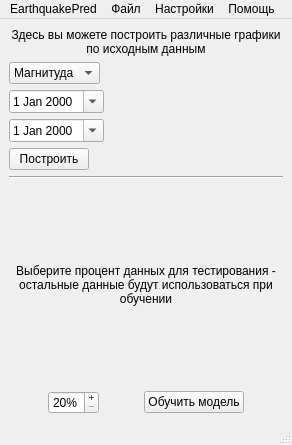
<?xml version="1.0" encoding="UTF-8"?>
<ui version="4.0">
 <class>MainWindow</class>
 <widget class="QMainWindow" name="MainWindow">
  <property name="geometry">
   <rect>
    <x>0</x>
    <y>0</y>
    <width>292</width>
    <height>445</height>
   </rect>
  </property>
  <property name="windowTitle">
   <string>Исходные данные</string>
  </property>
  <widget class="QWidget" name="centralwidget">
   <layout class="QVBoxLayout" name="verticalLayout">
    <item>
     <widget class="QLabel" name="label">
      <property name="sizePolicy">
       <sizepolicy hsizetype="Preferred" vsizetype="Fixed">
        <horstretch>0</horstretch>
        <verstretch>0</verstretch>
       </sizepolicy>
      </property>
      <property name="font">
       <font>
        <kerning>true</kerning>
       </font>
      </property>
      <property name="text">
       <string>Здесь вы можете построить различные графики по исходным данным</string>
      </property>
      <property name="scaledContents">
       <bool>true</bool>
      </property>
      <property name="alignment">
       <set>Qt::AlignHCenter|Qt::AlignTop</set>
      </property>
      <property name="wordWrap">
       <bool>true</bool>
      </property>
     </widget>
    </item>
    <item>
     <widget class="QComboBox" name="plotCombo">
      <property name="sizePolicy">
       <sizepolicy hsizetype="Fixed" vsizetype="Fixed">
        <horstretch>0</horstretch>
        <verstretch>0</verstretch>
       </sizepolicy>
      </property>
      <item>
       <property name="text">
        <string>Магнитуда</string>
       </property>
      </item>
      <item>
       <property name="text">
        <string>Глубина</string>
       </property>
      </item>
     </widget>
    </item>
    <item>
     <widget class="QDateEdit" name="dateEdit_2">
      <property name="sizePolicy">
       <sizepolicy hsizetype="Fixed" vsizetype="Fixed">
        <horstretch>0</horstretch>
        <verstretch>0</verstretch>
       </sizepolicy>
      </property>
      <property name="buttonSymbols">
       <enum>QAbstractSpinBox::UpDownArrows</enum>
      </property>
      <property name="calendarPopup">
       <bool>true</bool>
      </property>
     </widget>
    </item>
    <item>
     <widget class="QDateEdit" name="dateEdit">
      <property name="sizePolicy">
       <sizepolicy hsizetype="Fixed" vsizetype="Fixed">
        <horstretch>0</horstretch>
        <verstretch>0</verstretch>
       </sizepolicy>
      </property>
      <property name="calendarPopup">
       <bool>true</bool>
      </property>
     </widget>
    </item>
    <item>
     <widget class="QPushButton" name="buildPlot">
      <property name="sizePolicy">
       <sizepolicy hsizetype="Fixed" vsizetype="Fixed">
        <horstretch>0</horstretch>
        <verstretch>0</verstretch>
       </sizepolicy>
      </property>
      <property name="text">
       <string>Построить</string>
      </property>
     </widget>
    </item>
    <item>
     <widget class="Line" name="line">
      <property name="orientation">
       <enum>Qt::Horizontal</enum>
      </property>
     </widget>
    </item>
    <item>
     <widget class="QLabel" name="label_2">
      <property name="text">
       <string>Выберите процент данных для тестирования - остальные данные будут использоваться при обучении</string>
      </property>
      <property name="alignment">
       <set>Qt::AlignCenter</set>
      </property>
      <property name="wordWrap">
       <bool>true</bool>
      </property>
     </widget>
    </item>
    <item>
     <layout class="QHBoxLayout" name="horizontalLayout">
      <item>
       <widget class="QSpinBox" name="percentBox">
        <property name="sizePolicy">
         <sizepolicy hsizetype="Fixed" vsizetype="Fixed">
          <horstretch>0</horstretch>
          <verstretch>0</verstretch>
         </sizepolicy>
        </property>
        <property name="buttonSymbols">
         <enum>QAbstractSpinBox::PlusMinus</enum>
        </property>
        <property name="specialValueText">
         <string/>
        </property>
        <property name="suffix">
         <string>%</string>
        </property>
        <property name="prefix">
         <string/>
        </property>
        <property name="minimum">
         <number>20</number>
        </property>
       </widget>
      </item>
      <item>
       <widget class="QPushButton" name="fitButton">
        <property name="sizePolicy">
         <sizepolicy hsizetype="Fixed" vsizetype="Fixed">
          <horstretch>0</horstretch>
          <verstretch>0</verstretch>
         </sizepolicy>
        </property>
        <property name="text">
         <string>Обучить модель</string>
        </property>
       </widget>
      </item>
     </layout>
    </item>
   </layout>
  </widget>
  <widget class="QMenuBar" name="menubar">
   <property name="geometry">
    <rect>
     <x>0</x>
     <y>0</y>
     <width>292</width>
     <height>24</height>
    </rect>
   </property>
   <widget class="QMenu" name="menuSettings">
    <property name="title">
     <string>Настройки</string>
    </property>
    <property name="toolTipsVisible">
     <bool>false</bool>
    </property>
    <addaction name="action_3"/>
   </widget>
   <widget class="QMenu" name="menuHelp">
    <property name="title">
     <string>Помощь</string>
    </property>
    <addaction name="actionWhat_s_new"/>
   </widget>
   <widget class="QMenu" name="menuFile">
    <property name="title">
     <string>Файл</string>
    </property>
    <addaction name="actionOpen"/>
    <addaction name="actionSave"/>
   </widget>
   <widget class="QMenu" name="menuEarthquakePred">
    <property name="title">
     <string>EarthquakePred</string>
    </property>
    <addaction name="actionClose"/>
   </widget>
   <addaction name="menuEarthquakePred"/>
   <addaction name="menuFile"/>
   <addaction name="menuSettings"/>
   <addaction name="menuHelp"/>
  </widget>
  <widget class="QStatusBar" name="statusBar">
   <property name="enabled">
    <bool>true</bool>
   </property>
  </widget>
  <action name="action_3">
   <property name="enabled">
    <bool>false</bool>
   </property>
   <property name="text">
    <string>Алгоритм</string>
   </property>
  </action>
  <action name="actionWhat_s_new">
   <property name="text">
    <string>Что нового</string>
   </property>
  </action>
  <action name="actionHelp">
   <property name="text">
    <string>Help</string>
   </property>
  </action>
  <action name="actionOpen">
   <property name="text">
    <string>Открыть</string>
   </property>
   <property name="shortcut">
    <string>Ctrl+O</string>
   </property>
  </action>
  <action name="actionSave">
   <property name="text">
    <string>Сохранить</string>
   </property>
   <property name="shortcut">
    <string>Ctrl+S</string>
   </property>
  </action>
  <action name="actionClose">
   <property name="text">
    <string>Закрыть</string>
   </property>
   <property name="shortcut">
    <string>Ctrl+W</string>
   </property>
  </action>
 </widget>
 <resources/>
 <connections>
  <connection>
   <sender>actionClose</sender>
   <signal>triggered()</signal>
   <receiver>MainWindow</receiver>
   <slot>close()</slot>
   <hints>
    <hint type="sourcelabel">
     <x>-1</x>
     <y>-1</y>
    </hint>
    <hint type="destinationlabel">
     <x>162</x>
     <y>222</y>
    </hint>
   </hints>
  </connection>
 </connections>
</ui>
